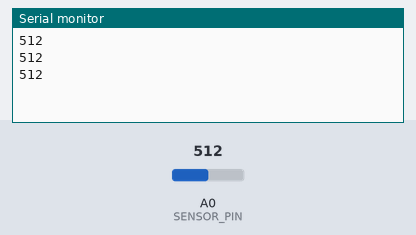
Recording of a sketch running on a simulated Arduino Uno, built with avr-gcc and run on an emulated ATmega328P. Parts: the last lines printed to the serial monitor. The test bench sets the inputs (shaded band); at power-on: A0 (SENSOR_PIN) = 512.

Above: at 1.3 s.
1.4 s: A0 (SENSOR_PIN) set to 716
At 1.9 s:
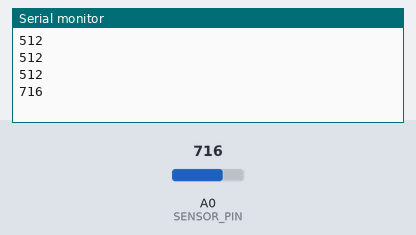
2.9 s: A0 (SENSOR_PIN) set to 900
At 3.4 s:
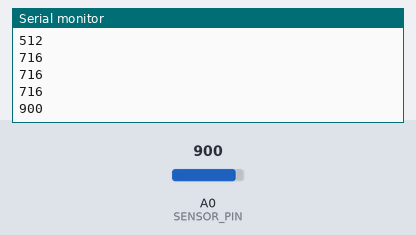
Timing chart, 0 to 5.9 s (numbered marks = the images above; inputs shaded):
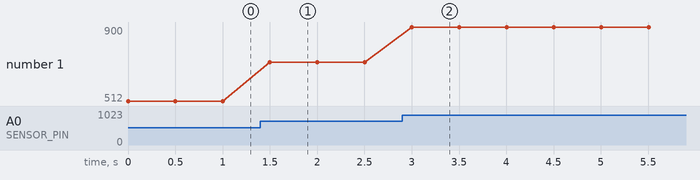

Measured:
- after the input at 1.4 s, the serial monitor: prints a new line after 0.10 s (image 1)
- after the input at 2.9 s, the serial monitor: prints a new line after 0.10 s (image 2)
- plotted number 1: 512 → 716 after the input at 1.4 s, 716 → 900 after the input at 2.9 s

The sketch:

11_Ardiuno_RainSensor.ino
```cpp
int SENSOR_PIN = 0; //for analaog
//int SENSOR_PIN = 2;
int Signal;
int treshold;

void setup() {
  // put your setup code here, to run once:
  Serial.begin(9600);

}

void loop() {
  // put your main code here, to run repeatedly:
   Signal = analogRead(SENSOR_PIN);
  //Signal = digitalRead(SENSOR_PIN);
  Serial.println(Signal);


  delay(500);
}
```
